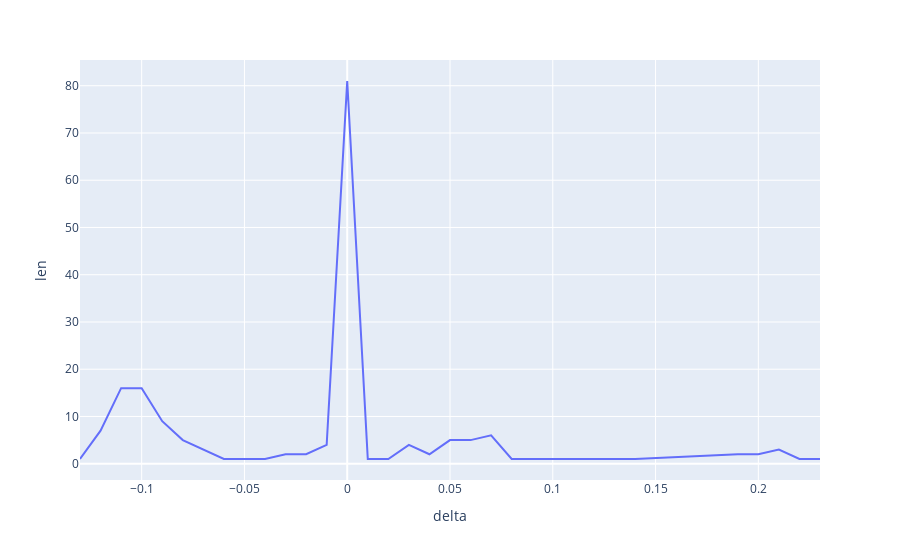

Notebook cell for this chart:
### Code cell
px.line(
    state_values.with_columns((pl.col("value_is") - pl.col("value_wis")).alias("delta"))
    .group_by(pl.col("delta").round(2))
    .len()
    .sort("delta"),
    x="delta",
    y="len",
)

### Figure 1 — Plotly figure (JSON) as saved in the notebook; plotly's stock layout.template omitted (floating-point values rounded to 4 significant figures)
{"data": [{"hovertemplate": "delta=%{x}<br>len=%{y}<extra></extra>", "legendgroup": "", "line": {"color": "#636efa", "dash": "solid"}, "marker": {"symbol": "circle"}, "mode": "lines", "name": "", "orientation": "h", "showlegend": false, "type": "scatter", "x": [-0.13, -0.12, -0.11, -0.1, -0.09, -0.08, -0.06, -0.04, -0.03, -0.02, -0.01, 0, 0.01, 0.02, 0.03, 0.04, 0.05, 0.06, 0.07, 0.08, 0.14, 0.19, 0.2, 0.21, 0.22, 0.23], "xaxis": "x", "y": [1, 7, 16, 16, 9, 5, 1, 1, 2, 2, 4, 81, 1, 1, 4, 2, 5, 5, 6, 1, 1, 2, 2, 3, 1, 1], "yaxis": "y"}], "layout": {"legend": {"tracegroupgap": 0}, "margin": {"t": 60}, "xaxis": {"anchor": "y", "domain": [0, 1], "title": {"text": "delta"}}, "yaxis": {"anchor": "x", "domain": [0, 1], "title": {"text": "len"}}}}
